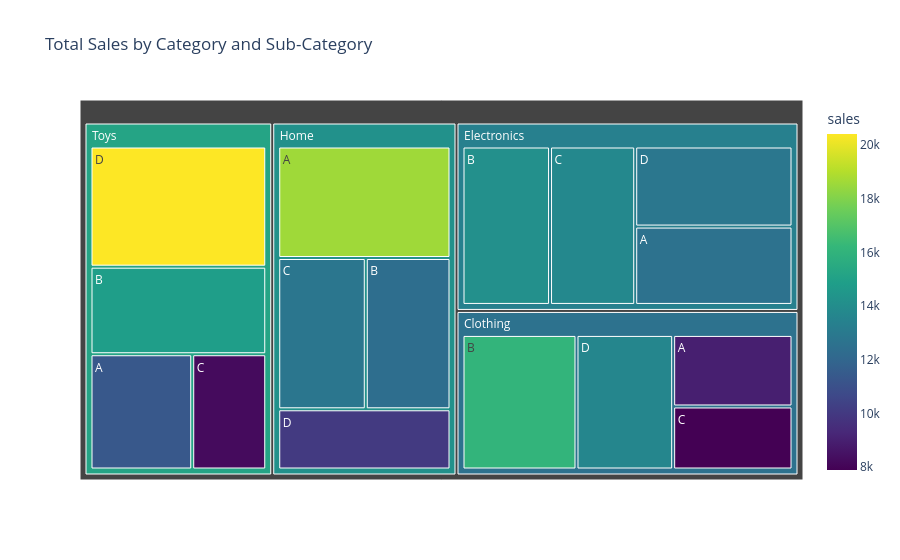
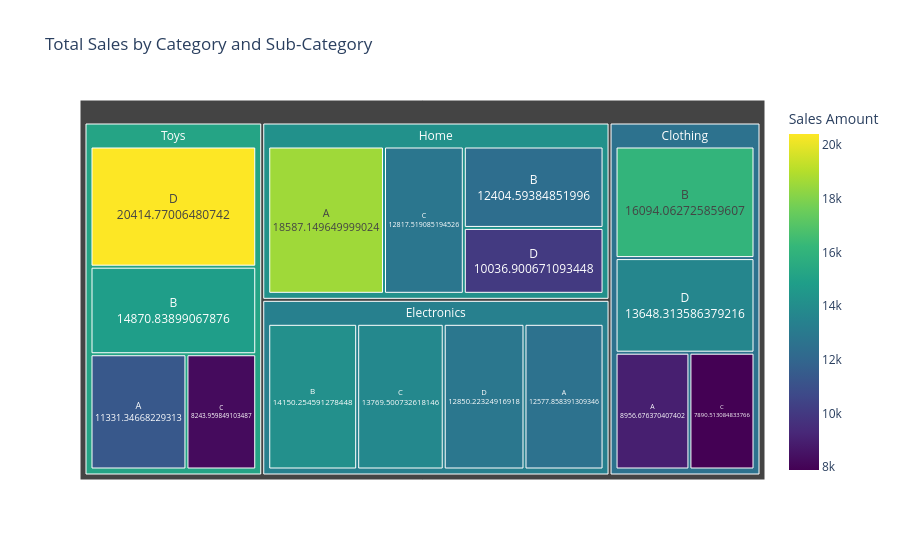

The code cell stored with these charts, in order, in its notebook:
### Code cell
# Example 9: Hierarchical Sales Data (Treemap)
import pandas as pd
import numpy as np
from plot_agent.agent import PlotAgent


df = pd.DataFrame({
    "category": np.random.choice(["Electronics", "Clothing", "Home", "Toys"], 200),
    "sub_category": np.random.choice(["A", "B", "C", "D"], 200),
    "sales": np.random.uniform(100, 2000, 200)
})

agent = PlotAgent()
agent.set_df(df)

# Initial plot
response = agent.process_message(
    "Build a treemap of total sales by category and sub-category."
)
fig = agent.get_figure()
fig.show()

# Follow-up iteration
response = agent.process_message(
    "Use a continuous color scale mapped to sales, add labels showing both category and total, and include a colorbar."
)
fig = agent.get_figure()
fig.show()

### Figure 1 — Plotly figure (JSON) as saved in the notebook; plotly's stock layout.template omitted (floating-point values rounded to 4 significant figures)
{"data": [{"branchvalues": "total", "customdata": [[8957.0], [16090.0], [7891.0], [13650.0], [12580.0], [14150.0], [13770.0], [12850.0], [18590.0], [12400.0], [12820.0], [10040.0], [11330.0], [14870.0], [8244.0], [20410.0], [12620.0], [13370.0], [14200.0], [15210.0]], "domain": {"x": [0.0, 1.0], "y": [0.0, 1.0]}, "hovertemplate": "labels=%{label}<br>sales_sum=%{value}<br>parent=%{parent}<br>id=%{id}<br>sales=%{color}<extra></extra>", "ids": ["Clothing/A", "Clothing/B", "Clothing/C", "Clothing/D", "Electronics/A", "Electronics/B", "Electronics/C", "Electronics/D", "Home/A", "Home/B", "Home/C", "Home/D", "Toys/A", "Toys/B", "Toys/C", "Toys/D", "Clothing", "Electronics", "Home", "Toys"], "labels": ["A", "B", "C", "D", "A", "B", "C", "D", "A", "B", "C", "D", "A", "B", "C", "D", "Clothing", "Electronics", "Home", "Toys"], "marker": {"coloraxis": "coloraxis", "colors": [8957.0, 16090.0, 7891.0, 13650.0, 12580.0, 14150.0, 13770.0, 12850.0, 18590.0, 12400.0, 12820.0, 10040.0, 11330.0, 14870.0, 8244.0, 20410.0, 12620.0, 13370.0, 14200.0, 15210.0]}, "name": "", "parents": ["Clothing", "Clothing", "Clothing", "Clothing", "Electronics", "Electronics", "Electronics", "Electronics", "Home", "Home", "Home", "Home", "Toys", "Toys", "Toys", "Toys", "", "", "", ""], "type": "treemap", "values": [8957.0, 16090.0, 7891.0, 13650.0, 12580.0, 14150.0, 13770.0, 12850.0, 18590.0, 12400.0, 12820.0, 10040.0, 11330.0, 14870.0, 8244.0, 20410.0, 46590.0, 53350.0, 53850.0, 54860.0]}], "layout": {"coloraxis": {"colorbar": {"title": {"text": "sales"}}, "colorscale": [[0.0, "#440154"], [0.1111, "#482878"], [0.2222, "#3e4989"], [0.3333, "#31688e"], [0.4444, "#26828e"], [0.5556, "#1f9e89"], [0.6667, "#35b779"], [0.7778, "#6ece58"], [0.8889, "#b5de2b"], [1.0, "#fde725"]]}, "legend": {"tracegroupgap": 0}, "title": {"text": "Total Sales by Category and Sub-Category"}}}

### Figure 2 — Plotly figure (JSON) as saved in the notebook; plotly's stock layout.template omitted (floating-point values rounded to 4 significant figures)
{"data": [{"branchvalues": "total", "customdata": [["Clothing", 8957.0], ["Clothing", 16090.0], ["Clothing", 7891.0], ["Clothing", 13650.0], ["Electronics", 12580.0], ["Electronics", 14150.0], ["Electronics", 13770.0], ["Electronics", 12850.0], ["Home", 18590.0], ["Home", 12400.0], ["Home", 12820.0], ["Home", 10040.0], ["Toys", 11330.0], ["Toys", 14870.0], ["Toys", 8244.0], ["Toys", 20410.0], ["Clothing", 12620.0], ["Electronics", 13370.0], ["Home", 14200.0], ["Toys", 15210.0]], "domain": {"x": [0.0, 1.0], "y": [0.0, 1.0]}, "hovertemplate": "labels=%{label}<br>sales_sum=%{value}<br>parent=%{parent}<br>id=%{id}<br>category=%{customdata[0]}<br>Total Sales=%{color}<extra></extra>", "ids": ["Clothing/A", "Clothing/B", "Clothing/C", "Clothing/D", "Electronics/A", "Electronics/B", "Electronics/C", "Electronics/D", "Home/A", "Home/B", "Home/C", "Home/D", "Toys/A", "Toys/B", "Toys/C", "Toys/D", "Clothing", "Electronics", "Home", "Toys"], "labels": ["A", "B", "C", "D", "A", "B", "C", "D", "A", "B", "C", "D", "A", "B", "C", "D", "Clothing", "Electronics", "Home", "Toys"], "marker": {"coloraxis": "coloraxis", "colors": [8957.0, 16090.0, 7891.0, 13650.0, 12580.0, 14150.0, 13770.0, 12850.0, 18590.0, 12400.0, 12820.0, 10040.0, 11330.0, 14870.0, 8244.0, 20410.0, 12620.0, 13370.0, 14200.0, 15210.0]}, "name": "", "parents": ["Clothing", "Clothing", "Clothing", "Clothing", "Electronics", "Electronics", "Electronics", "Electronics", "Home", "Home", "Home", "Home", "Toys", "Toys", "Toys", "Toys", "", "", "", ""], "text": ["A<br>8956.676370407402", "B<br>16094.062725859607", "C<br>7890.513084833766", "D<br>13648.313586379216", "A<br>12577.858391309346", "B<br>14150.254591278448", "C<br>13769.500732618146", "D<br>12850.22324916918", "A<br>18587.149649999024", "B<br>12404.59384851996", "C<br>12817.519085194526", "D<br>10036.900671093448", "A<br>11331.34668229313", "B<br>14870.83899067876", "C<br>8243.959849103487", "D<br>20414.77006480742"], "textinfo": "text", "textposition": "middle center", "type": "treemap", "values": [8957.0, 16090.0, 7891.0, 13650.0, 12580.0, 14150.0, 13770.0, 12850.0, 18590.0, 12400.0, 12820.0, 10040.0, 11330.0, 14870.0, 8244.0, 20410.0, 46590.0, 53350.0, 53850.0, 54860.0]}], "layout": {"coloraxis": {"colorbar": {"title": {"text": "Sales Amount"}}, "colorscale": [[0.0, "#440154"], [0.1111, "#482878"], [0.2222, "#3e4989"], [0.3333, "#31688e"], [0.4444, "#26828e"], [0.5556, "#1f9e89"], [0.6667, "#35b779"], [0.7778, "#6ece58"], [0.8889, "#b5de2b"], [1.0, "#fde725"]]}, "legend": {"tracegroupgap": 0}, "title": {"text": "Total Sales by Category and Sub-Category"}}}
